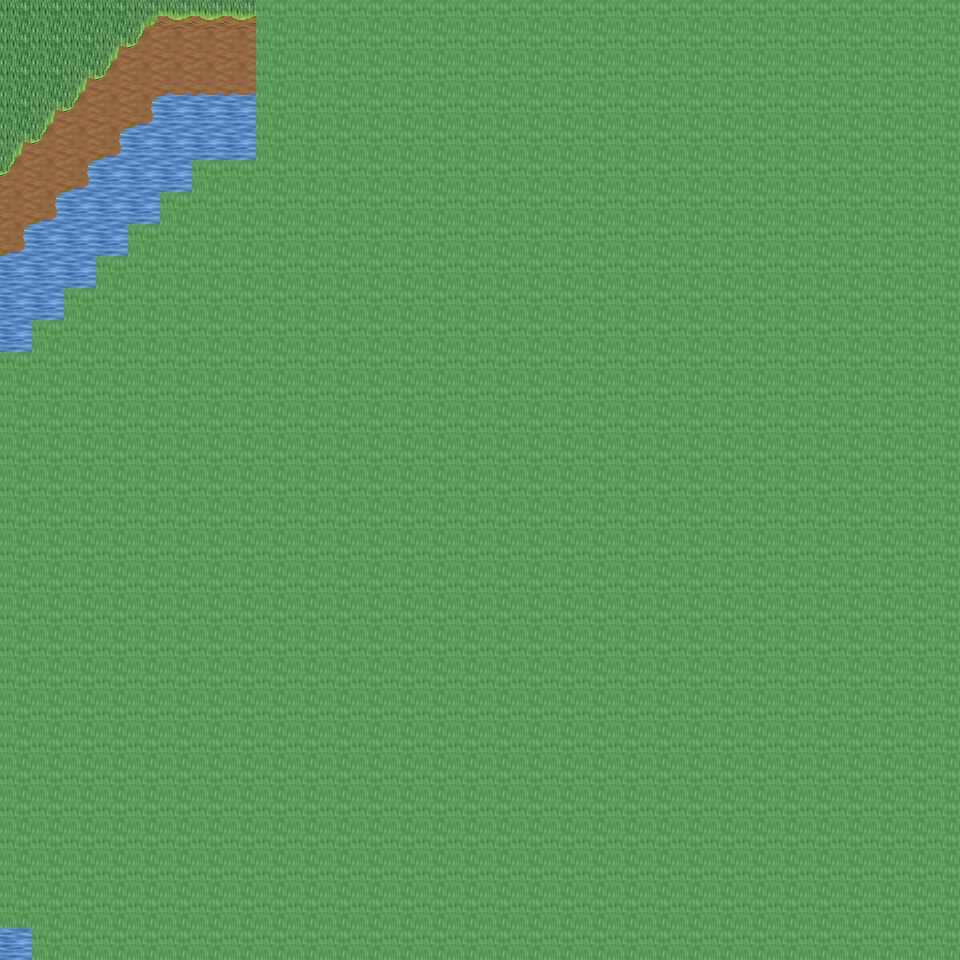

A 2D game scene composited from a Tiled map and its tileset images. What follows is a short description and the map's XML, with each tile layer's data collapsed to a summary:
An orthogonal 30x30 tile map with 32x32 px tiles, 6 tile layers (Ground, Object, Object2, Above, ...), 18 tilesets and 4 objects (4x mapchange).

<map version="1.0" orientation="orthogonal" renderorder="right-down" width="30" height="30" tilewidth="32" tileheight="32" nextobjectid="5">
  <tileset firstgid="1" name="tileset_ground_ground" tilewidth="32" tileheight="32" tilecount="33" columns="3">
    <image source="../drawable/tileset_ground_ground.png" width="96" height="352" />
  </tileset>
  <tileset firstgid="34" name="tileset_ground_water_pool" tilewidth="32" tileheight="32" tilecount="72" columns="3">
    <image source="../drawable/tileset_ground_water_pool.png" width="96" height="768" />
  </tileset>
  <tileset firstgid="106" name="tileset_ground_water_pool_deep" tilewidth="32" tileheight="32" tilecount="72" columns="3">
    <image source="../drawable/tileset_ground_water_pool_deep.png" width="96" height="768" />
  </tileset>
  <tileset firstgid="178" name="tileset_ground_water_pool_corners" tilewidth="32" tileheight="32" tilecount="72" columns="3">
    <image source="../drawable/tileset_ground_water_pool_corners.png" width="96" height="768" />
  </tileset>
  <tileset firstgid="250" name="tileset_ground_grass_edges" tilewidth="32" tileheight="32" tilecount="36" columns="12">
    <image source="../drawable/tileset_ground_grass_edges.png" width="384" height="96" />
  </tileset>
  <tileset firstgid="286" name="tileset_ground_grass_corners" tilewidth="32" tileheight="32" tilecount="24" columns="6">
    <image source="../drawable/tileset_ground_grass_corners.png" width="192" height="128" />
  </tileset>
  <tileset firstgid="310" name="tileset_ground_ladder_vertical_dark" tilewidth="32" tileheight="32" tilecount="3" columns="3">
    <image source="../drawable/tileset_ground_ladder_vertical_dark.png" width="96" height="32" />
  </tileset>
  <tileset firstgid="313" name="tileset_plant_tree_palm_tree" tilewidth="32" tileheight="32" tilecount="6" columns="2">
    <image source="../drawable/tileset_plant_tree_palm_tree.png" width="64" height="96" />
  </tileset>
  <tileset firstgid="319" name="tileset_plant_tree_tree_realistic" tilewidth="32" tileheight="32" tilecount="16" columns="4">
    <image source="../drawable/tileset_plant_tree_tree_realistic.png" width="128" height="128" />
  </tileset>
  <tileset firstgid="335" name="tileset_logic_collision" tilewidth="32" tileheight="32" tilecount="1" columns="1">
    <image source="../drawable/tileset_logic_collision.png" width="32" height="32" />
  </tileset>
  <tileset firstgid="336" name="tileset_plant_bush_various_small" tilewidth="32" tileheight="32" tilecount="9" columns="3">
    <image source="../drawable/tileset_plant_bush_various_small.png" width="96" height="96" />
  </tileset>
  <tileset firstgid="345" name="tileset_ground_ridge_earth_pale" tilewidth="32" tileheight="32" tilecount="96" columns="12">
    <image source="../drawable/tileset_ground_ridge_earth_pale.png" width="384" height="256" />
  </tileset>
  <tileset firstgid="441" name="tileset_object_tent" tilewidth="32" tileheight="32" tilecount="9" columns="3">
    <image source="../drawable/tileset_object_tent.png" width="96" height="96" />
  </tileset>
  <tileset firstgid="450" name="tileset_furniture_light_iron_lamp" tilewidth="32" tileheight="32" tilecount="3" columns="1">
    <image source="../drawable/tileset_furniture_light_iron_lamp.png" width="32" height="96" />
  </tileset>
  <tileset firstgid="453" name="tileset_furniture_light_flames" tilewidth="32" tileheight="32" tilecount="6" columns="6">
    <image source="../drawable/tileset_furniture_light_flames.png" width="192" height="32" />
  </tileset>
  <tileset firstgid="459" name="tileset_ground_rock_rocks_2" tilewidth="32" tileheight="32" tilecount="4" columns="2">
    <image source="../drawable/tileset_ground_rock_rocks_2.png" width="64" height="64" />
  </tileset>
  <tileset firstgid="463" name="tileset_plant_pineapple_plant" tilewidth="32" tileheight="32" tilecount="6" columns="2">
    <image source="../drawable/tileset_plant_pineapple_plant.png" width="64" height="96" />
  </tileset>
  <tileset firstgid="469" name="tileset_ground_grass_2" tilewidth="32" tileheight="32" tilecount="21" columns="3">
    <image source="../drawable/tileset_ground_grass_2.png" width="96" height="224" />
  </tileset>
  <layer name="Ground" width="30" height="30">
    <data>[900 cells, 899 non-empty, 18 distinct tile ids]</data>
  </layer>
  <layer name="Object" width="30" height="30">
    <data>[900 cells, 42 non-empty, 9 distinct tile ids]</data>
  </layer>
  <layer name="Object2" width="30" height="30">
    <data>[900 cells, 0 non-empty, 0 distinct tile ids]</data>
  </layer>
  <layer name="Above" width="30" height="30">
    <data>[900 cells, 0 non-empty, 0 distinct tile ids]</data>
  </layer>
  <layer name="Above2" width="30" height="30">
    <data>[900 cells, 0 non-empty, 0 distinct tile ids]</data>
  </layer>
  <layer name="Walkable" width="30" height="30">
    <data>[900 cells, 838 non-empty, 1 distinct tile ids]</data>
  </layer>
  <objectgroup name="MapEvents">
    <object id="1" name="north" type="mapchange" x="0" y="0" width="256" height="32">
      <properties>
        <property name="map" value="0_ados_ocean_e_x4_y2" />
        <property name="place" value="south" />
      </properties>
    </object>
    <object id="2" name="south" type="mapchange" x="0" y="928" width="32" height="32">
      <properties>
        <property name="map" value="0_ados_ocean_e_x4_y4" />
        <property name="place" value="north" />
      </properties>
    </object>
    <object id="3" name="west" type="mapchange" x="0" y="0" width="32" height="352">
      <properties>
        <property name="map" value="0_ados_mountain_n2_w2_x4_y3" />
        <property name="place" value="east" />
      </properties>
    </object>
    <object id="4" name="west2" type="mapchange" x="0" y="928" width="32" height="32">
      <properties>
        <property name="map" value="0_ados_mountain_n2_w2_x4_y3" />
        <property name="place" value="east2" />
      </properties>
    </object>
  </objectgroup>
</map>
